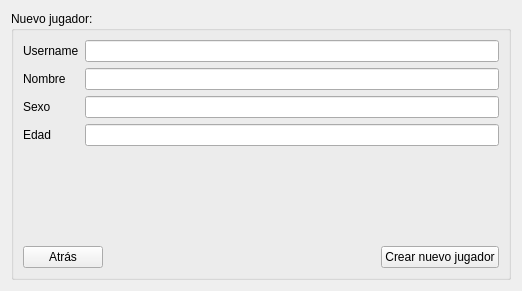
<?xml version="1.0" encoding="UTF-8"?>
<ui version="4.0">
 <class>Form</class>
 <widget class="QWidget" name="Form">
  <property name="geometry">
   <rect>
    <x>0</x>
    <y>0</y>
    <width>522</width>
    <height>291</height>
   </rect>
  </property>
  <property name="windowTitle">
   <string>Form</string>
  </property>
  <layout class="QVBoxLayout" name="verticalLayout">
   <item>
    <widget class="QGroupBox" name="groupBox">
     <property name="title">
      <string>Nuevo jugador:</string>
     </property>
     <layout class="QVBoxLayout" name="verticalLayout_2">
      <item>
       <layout class="QFormLayout" name="formLayout">
        <item row="0" column="0">
         <widget class="QLabel" name="username_player_label">
          <property name="text">
           <string>Username</string>
          </property>
         </widget>
        </item>
        <item row="1" column="0">
         <widget class="QLabel" name="nombre_player_label">
          <property name="text">
           <string>Nombre</string>
          </property>
         </widget>
        </item>
        <item row="2" column="0">
         <widget class="QLabel" name="sexo_player_label">
          <property name="text">
           <string>Sexo</string>
          </property>
         </widget>
        </item>
        <item row="3" column="0">
         <widget class="QLabel" name="edad_player_label">
          <property name="text">
           <string>Edad</string>
          </property>
         </widget>
        </item>
        <item row="0" column="1">
         <widget class="QLineEdit" name="username_player_lineedit"/>
        </item>
        <item row="1" column="1">
         <widget class="QLineEdit" name="nombre_player_lineedit"/>
        </item>
        <item row="2" column="1">
         <widget class="QLineEdit" name="sexo_player_lineedit"/>
        </item>
        <item row="3" column="1">
         <widget class="QLineEdit" name="edad_player_lineedit"/>
        </item>
       </layout>
      </item>
      <item>
       <spacer name="verticalSpacer">
        <property name="orientation">
         <enum>Qt::Vertical</enum>
        </property>
        <property name="sizeHint" stdset="0">
         <size>
          <width>20</width>
          <height>40</height>
         </size>
        </property>
       </spacer>
      </item>
      <item>
       <layout class="QHBoxLayout" name="horizontalLayout">
        <item>
         <widget class="QPushButton" name="back_player_button">
          <property name="text">
           <string>Atrás</string>
          </property>
         </widget>
        </item>
        <item>
         <spacer name="horizontalSpacer">
          <property name="orientation">
           <enum>Qt::Horizontal</enum>
          </property>
          <property name="sizeHint" stdset="0">
           <size>
            <width>40</width>
            <height>20</height>
           </size>
          </property>
         </spacer>
        </item>
        <item>
         <widget class="QPushButton" name="create_player_button">
          <property name="text">
           <string>Crear nuevo jugador</string>
          </property>
         </widget>
        </item>
       </layout>
      </item>
     </layout>
    </widget>
   </item>
  </layout>
 </widget>
 <resources/>
 <connections/>
</ui>
